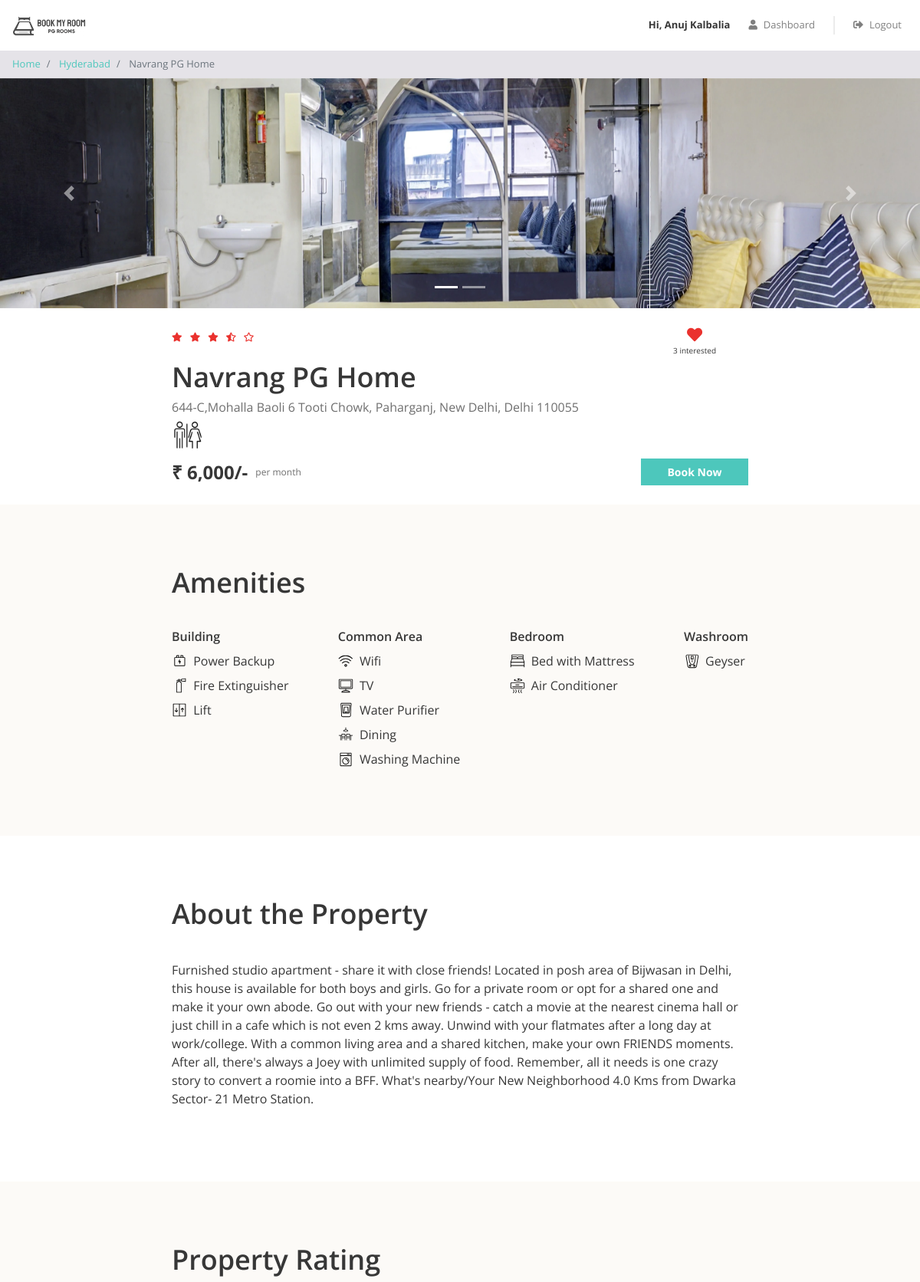
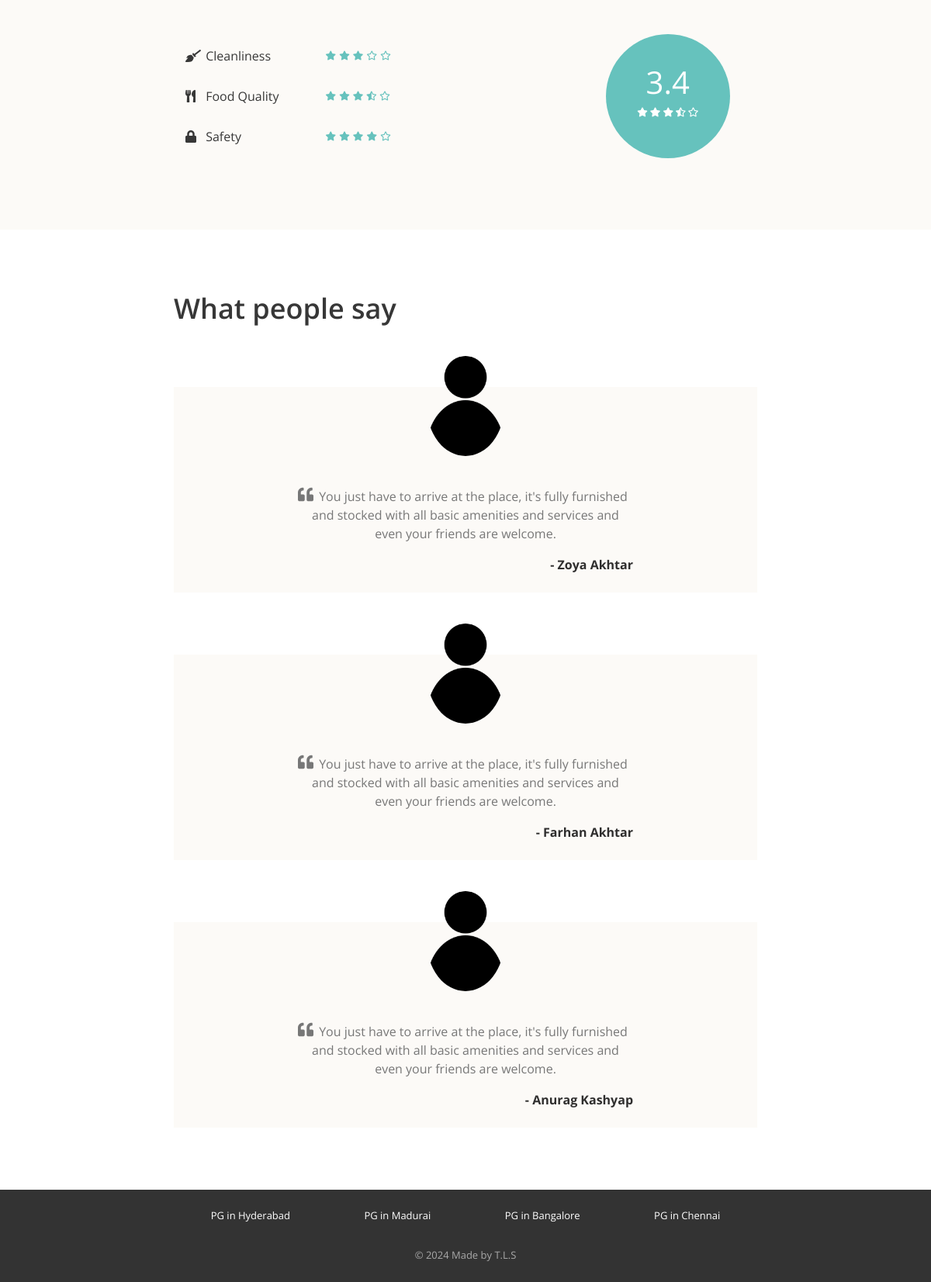
Screenshot of /php/property_detail.php?property_id=2 (signed in) with the database file from the repository (2 pictures, top to bottom).
### tables this page shows
CREATE TABLE properties (
  id INT NOT NULL AUTO_INCREMENT,
  city_id INT NOT NULL,
  name VARCHAR(100) NOT NULL,
  address VARCHAR(255) NOT NULL,
  description LONGTEXT NOT NULL,
  gender ENUM('male', 'female', 'unisex') NOT NULL,
  rent INT NOT NULL,
  rating_clean FLOAT(2,1) NOT NULL,
  rating_food FLOAT(2,1) NOT NULL,
  rating_safety FLOAT(2,1) NOT NULL,
  PRIMARY KEY(id),
  FOREIGN KEY(city_id) REFERENCES cities(id)
);

CREATE TABLE cities (
  id INT NOT NULL AUTO_INCREMENT,
  name VARCHAR(100) NOT NULL,
  PRIMARY KEY(id)
);

CREATE TABLE amenities (
  id INT NOT NULL AUTO_INCREMENT,
  name VARCHAR(100) NOT NULL,
  type VARCHAR(100) NOT NULL,
  icon VARCHAR(30) NOT NULL,
  PRIMARY KEY(id)
);

CREATE TABLE testimonials (
  id INT NOT NULL AUTO_INCREMENT,
  property_id INT NOT NULL,
  user_name VARCHAR(100) NOT NULL,
  content LONGTEXT NOT NULL,
  PRIMARY KEY(id),
  FOREIGN KEY(property_id) REFERENCES properties(id)
);

### php/property_detail.php (the view, shortened to what this page needs)
<?php
require "includes/database_connect.php";
$user_id = isset($_SESSION['user_id']) ? $_SESSION['user_id'] : NULL;
$property_id = $_GET["property_id"];
$sql_1 = "SELECT *, p.id AS property_id, p.name AS property_name, c.name AS city_name
            FROM properties p
            INNER JOIN cities c ON p.city_id = c.id
            WHERE p.id = $property_id";
$result_1 = mysqli_query($conn, $sql_1);
$property = mysqli_fetch_assoc($result_1);
$sql_2 = "SELECT * FROM testimonials WHERE property_id = $property_id";
$result_2 = mysqli_query($conn, $sql_2);
$testimonials = mysqli_fetch_all($result_2, MYSQLI_ASSOC);
$sql_3 = "SELECT a.*
            FROM amenities a
            INNER JOIN properties_amenities pa ON a.id = pa.amenity_id
            WHERE pa.property_id = $property_id";
$result_3 = mysqli_query($conn, $sql_3);
$amenities = mysqli_fetch_all($result_3, MYSQLI_ASSOC);
$sql_4 = "SELECT * FROM interested_users_properties WHERE property_id = $property_id";
$result_4 = mysqli_query($conn, $sql_4);
$interested_users = mysqli_fetch_all($result_4, MYSQLI_ASSOC);
$interested_users_count = mysqli_num_rows($result_4);
?>
<!DOCTYPE html>
<html lang="en">
<head>
    <?php
    include "includes/head_links.php";
    ?>
    <link href="css/property_detail.css" rel="stylesheet" />
</head>
<body>
    <?php
    include "includes/header.php";
    ?>
    <nav aria-label="breadcrumb">
        <ol class="breadcrumb py-2">
            <li class="breadcrumb-item">
                <a href="index.php">Home</a>
            </li>
            <li class="breadcrumb-item">
                <a href="property_list.php?city=<?= $property['city_name']; ?>"><?= $property['city_name']; ?></a>
            </li>
            <li class="breadcrumb-item active" aria-current="page">
                <?= $property['property_name']; ?>
            </li>
        </ol>
    </nav>
    <div id="property-images" class="carousel slide" data-ride="carousel">
        <ol class="carousel-indicators">
            <?php
            $property_images = glob("img/properties/" . $property['property_id'] . "/*");
            foreach ($property_images as $index => $property_image) {
            ?>
                <li data-target="#property-images" data-slide-to="<?= $index ?>" class="<?= $index == 0 ? "active" : ""; ?>"></li>
            <?php
            }
            ?>
        </ol>
        <div class="carousel-inner">
            <?php
            foreach ($property_images as $index => $property_image) {
            ?>
                <div class="carousel-item <?= $index == 0 ? "active" : ""; ?>">
                    <img class="d-block w-100" src="<?= $property_image ?>" alt="slide">
                </div>
            <?php
            }
            ?>
        </div>
        <a class="carousel-control-prev" href="#property-images" role="button" data-slide="prev">
            <span class="carousel-control-prev-icon" aria-hidden="true"></span>
        </a>
        <a class="carousel-control-next" href="#property-images" role="button" data-slide="next">
            <span class="carousel-control-next-icon" aria-hidden="true"></span>
        </a>
    </div>
    <div class="property-summary page-container">
        <div class="row no-gutters justify-content-between">
            <?php
            $total_rating = ($property['rating_clean'] + $property['rating_food'] + $property['rating_safety']) / 3;
            $total_rating = round($total_rating, 1);
            ?>
            <div class="star-container" title="<?= $total_rating ?>">
                <?php
                $rating = $total_rating;
                for ($i = 0; $i < 5; $i++) {
                    if ($rating >= $i + 0.8) {
                ?>
                        <i class="fas fa-star"></i>
                    <?php
                    } elseif ($rating >= $i + 0.3) {
                    ?>
                        <i class="fas fa-star-half-alt"></i>
                    <?php
                    } else {
                    ?>
                        <i class="far fa-star"></i>
                <?php
                    }
                }
                ?>
            </div>
            <div class="interested-container">
                <?php
                $is_interested = false;
                foreach ($interested_users as $interested_user) {
                    if ($interested_user['user_id'] == $user_id) {
                        $is_interested = true;
                    }
                }
                if ($is_interested) {
                ?>
                    <i class="is-interested-image fas fa-heart"></i>
                <?php
                } else {
                ?>
                    <i class="is-interested-image far fa-heart"></i>
                <?php
                }
                ?>
                <div class="interested-text">
                    <span class="interested-user-count"><?= $interested_users_count ?></span> interested
                </div>
            </div>
        </div>
        <div class="detail-container">
            <div class="property-name"><?= $property['property_name'] ?></div>
            <div class="property-address"><?= $property['address'] ?></div>
            <div class="property-gender">
                <?php
                if ($property['gender'] == "male") {
                ?>
                    <img src="img/male.png">
                <?php
                } elseif ($property['gender'] == "female") {
                ?>
                    <img src="img/female.png">
                <?php
                } else {
                ?>
                    <img src="img/unisex.png">
                <?php
                }
                ?>
            </div>
        </div>
        <div class="row no-gutters">
            <div class="rent-container col-6">
                <div class="rent">₹ <?= number_format($property['rent']) ?>/-</div>
                <div class="rent-unit">per month</div>
            </div>
            <div class="button-container col-6">
                <a href="#" class="btn btn-primary">Book Now</a>
            </div>
        </div>
    </div>
    <div class="property-amenities">
        <div class="page-container">
            <h1>Amenities</h1>
            <div class="row justify-content-between">
                <div class="col-md-auto">
                    <h5>Building</h5>
                    <?php
                    foreach ($amenities as $amenity) {
                        if ($amenity['type'] == "Building") {
                    ?>
                            <div class="amenity-container">
                                <img src="img/amenities/<?= $amenity['icon'] ?>.svg">
                                <span><?= $amenity['name'] ?></span>
                            </div>
                    <?php
                        }
                    }
                    ?>
                </div>
                <div class="col-md-auto">
                    <h5>Common Area</h5>
                    <?php
                    foreach ($amenities as $amenity) {
                        if ($amenity['type'] == "Common Area") {
                    ?>
                            <div class="amenity-container">
                                <img src="img/amenities/<?= $amenity['icon'] ?>.svg">
                                <span><?= $amenity['name'] ?></span>
                            </div>
                    <?php
                        }
                    }
                    ?>
                </div>
                <div class="col-md-auto">
                    <h5>Bedroom</h5>
                    <?php
                    foreach ($amenities as $amenity) {
                        if ($amenity['type'] == "Bedroom") {
                    ?>
                            <div class="amenity-container">
                                <img src="img/amenities/<?= $amenity['icon'] ?>.svg">
                                <span><?= $amenity['name'] ?></span>
                            </div>
                    <?php
                        }
                    }
                    ?>
                </div>
                <div class="col-md-auto">
                    <h5>Washroom</h5>
                    <?php
                    foreach ($amenities as $amenity) {
                        if ($amenity['type'] == "Washroom") {
                    ?>
                            <div class="amenity-container">
                                <img src="img/amenities/<?= $amenity['icon'] ?>.svg">
                                <span><?= $amenity['name'] ?></span>
                            </div>
                    <?php
                        }
                    }
                    ?>
                </div>
            </div>
        </div>
    </div>
    <div class="property-about page-container">
        <h1>About the Property</h1>
        <p><?= $property['description'] ?></p>
    </div>
    <div class="property-rating">
        <div class="page-container">
            <h1>Property Rating</h1>
            <div class="row align-items-center justify-content-between">
                <div class="col-md-6">
                    <div class="rating-criteria row">
                        <div class="col-6">
                            <i class="rating-criteria-icon fas fa-broom"></i>
                            <span class="rating-criteria-text">Cleanliness</span>
                        </div>
                        <div class="rating-criteria-star-container col-6" title="<?= $property['rating_clean'] ?>">
                            <?php
                            $rating = $property['rating_clean'];
                            for ($i = 0; $i < 5; $i++) {
                                if ($rating >= $i + 0.8) {
                            ?>
                                    <i class="fas fa-star"></i>
                                <?php
                                } elseif ($rating >= $i + 0.3) {
                                ?>
                                    <i class="fas fa-star-half-alt"></i>
                                <?php
                                } else {
                                ?>
                                    <i class="far fa-star"></i>
                            <?php
                                }
                            }
                            ?>
                        </div>
                    </div>
                    <div class="rating-criteria row">
                        <div class="col-6">
                            <i class="rating-criteria-icon fas fa-utensils"></i>
                            <span class="rating-criteria-text">Food Quality</span>
                        </div>
                        <div class="rating-criteria-star-container col-6" title="<?= $property['rating_food'] ?>">
                            <?php
                            $rating = $property['rating_food'];
                            for ($i = 0; $i < 5; $i++) {
                                if ($rating >= $i + 0.8) {
                            ?>
                                    <i class="fas fa-star"></i>
                                <?php
                                } elseif ($rating >= $i + 0.3) {
                                ?>
                                    <i class="fas fa-star-half-alt"></i>
                                <?php
                                } else {
                                ?>
                                    <i class="far fa-star"></i>
                            <?php
                                }
                            }
                            ?>
                        </div>
                    </div>
                    <div class="rating-criteria row">
                        <div class="col-6">
                            <i class="rating-criteria-icon fa fa-lock"></i>
                            <span class="rating-criteria-text">Safety</span>
                        </div>
                        <div class="rating-criteria-star-container col-6" title="<?= $property['rating_safety'] ?>">
                            <?php
                            $rating = $property['rating_safety'];
                            for ($i = 0; $i < 5; $i++) {
                                if ($rating >= $i + 0.8) {
                            ?>
                                    <i class="fas fa-star"></i>
                                <?php
                                } elseif ($rating >= $i + 0.3) {
                                ?>
                                    <i class="fas fa-star-half-alt"></i>
                                <?php
                                } else {
                                ?>
                                    <i class="far fa-star"></i>
                            <?php
                                }
                            }
                            ?>
                        </div>
                    </div>
                </div>
                <div class="col-md-4">
                    <div class="rating-circle">
                        <?php
                        $total_rating = ($property['rating_clean'] + $property['rating_food'] + $property['rating_safety']) / 3;
                        $total_rating = round($total_rating, 1);
                        ?>
                        <div class="total-rating"><?= $total_rating ?></div>
                        <div class="rating-circle-star-container">
                            <?php
                            $rating = $total_rating;
                            for ($i = 0; $i < 5; $i++) {
                                if ($rating >= $i + 0.8) {
                            ?>
                                    <i class="fas fa-star"></i>
                                <?php
                                } elseif ($rating >= $i + 0.3) {
                                ?>
                                    <i class="fas fa-star-half-alt"></i>
                                <?php
                                } else {
                                ?>
                                    <i class="far fa-star"></i>
                            <?php
                                }
                            }
                            ?>
                        </div>
                    </div>
                </div>
            </div>
        </div>
    </div>
    <div class="property-testimonials page-container">
        <h1>What people say</h1>
        <?php
        foreach ($testimonials as $testimonial) {
        ?>
            <div class="testimonial-block">
                <div class="testimonial-image-container">
                    <img class="testimonial-img" src="img/man.png">
                </div>
                <div class="testimonial-text">
                    <i class="fa fa-quote-left" aria-hidden="true"></i>
                    <p><?= $testimonial['content'] ?></p>
                </div>
                <div class="testimonial-name">- <?= $testimonial['user_name'] ?></div>
            </div>
        <?php
        }
        ?>
    </div>
    <?php
    include "includes/footer.php";
    ?>
</body>
</html>

### rows the page displays
properties: city.name "Hyderabad", name "Navrang PG Home", address "644-C,Mohalla Baoli 6 Tooti Chowk, Paharganj, New Delhi, Delhi 110055", rent "6,000", description "Furnished studio apartment - share it with close friends! Located in posh area of Bijwasan in Delhi, this house is available for both boys and girls. Go for a private room or opt for a shared one and make it your own abode. Go out with your new friends - catch a movie at the nearest cinema hall or just chill in a cafe which is not even 2 kms away. Unwind with your flatmates after a long day at work/college. With a common living area and a shared kitchen, make your own FRIENDS moments. After all, there's always a Joey with unlimited supply of food. Remember, all it needs is one crazy story to convert a roomie into a BFF. What's nearby/Your New Neighborhood 4.0 Kms from Dwarka Sector- 21…", rating_food "3.4"
amenities: icon (picture), name "Power Backup"
amenities: icon (picture), name "Fire Extinguisher"
amenities: icon (picture), name "Lift"
amenities: icon (picture), name "Wifi"
amenities: shows a picture, name "TV"
amenities: icon (picture), name "Water Purifier"
amenities: icon (picture), name "Dining"
amenities: icon (picture), name "Washing Machine"
amenities: shows a picture, name "Bed with Mattress"
amenities: shows a picture, name "Air Conditioner"
amenities: icon (picture), name "Geyser"
testimonials: content "You just have to arrive at the place, it's fully furnished and stocked with all basic amenities and services and even your friends are welcome.", user_name "Zoya Akhtar"
testimonials: content "You just have to arrive at the place, it's fully furnished and stocked with all basic amenities and services and even your friends are welcome.", user_name "Farhan Akhtar"
testimonials: content "You just have to arrive at the place, it's fully furnished and stocked with all basic amenities and services and even your friends are welcome.", user_name "Anurag Kashyap"

### other values shown
$_SESSION["full_name"] "Anuj Kalbalia"
$interested_users_count "3"
